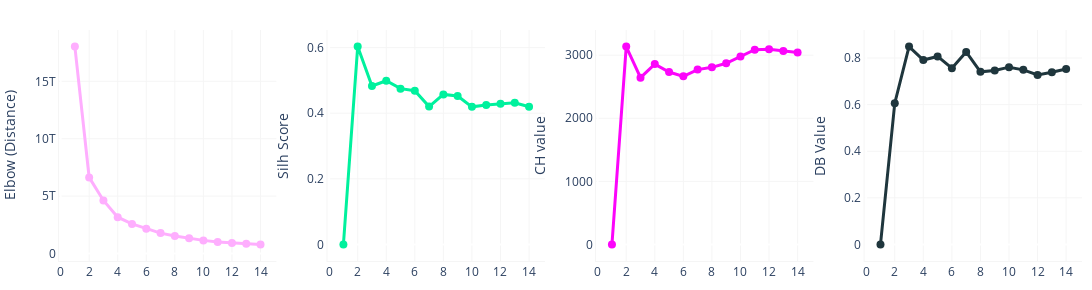

Notebook code for this chart:
### Code cell
from plotly.subplots import make_subplots
import plotly.graph_objects as go
import plotly.express as px

mypal2 =['#FEAEFE', '#FC05FB', '#B4FFE4', '#3FFEBA', '#1F363D', '#2B4570', '#3A2D32', '#706F6F']

a = len(l_dbsc) + 1

df_chi = pd.DataFrame({'Cluster':range(1, a), 'CH value':l_chi1})
df_silh = pd.DataFrame({'Cluster':range(1, a), 'S Score':l_silh})
df_elbow = pd.DataFrame({'Cluster':range(1, a), 'Cost':l_elbow})
df_dbsc = pd.DataFrame({'Cluster':range(1, a), 'DB value':l_dbsc})

fig = make_subplots(rows=1, cols=4) #for titles above -->
subplot_titles=("CH value", "Silhouette index", "Elbow", 'DB value')

trace1 = px.line(df_elbow, x="Cluster", y="Cost")
trace2 = px.line(df_silh, x="Cluster", y="S Score")
trace3 = px.line(df_chi, x="Cluster", y="CH value")
trace4 = px.line(df_dbsc, x="Cluster", y="DB value")

#1
fig.add_trace(go.Scatter(mode='lines+markers', x=trace1.data[0]['x'], y=trace1.data[0]['y'],text=trace1.data[0]['x'], line = dict(color='#FEAEFE', width=3), marker=dict(size=8), legendgroup="Calinski Harabasz Index"), row=1, col=1, ) #, name="Chi"
#fig.update_traces(textposition='top right', line = dict(color='#FEAEFE', width=3), marker=dict(size=8))
fig['layout']['yaxis1']['title']='Elbow (Distance)'
fig['layout']['yaxis2']['title']='Silh Score'
fig['layout']['yaxis3']['title']='CH value'
fig['layout']['yaxis4']['title']='DB Value'


#2
fig.add_trace(go.Scatter(mode='lines+markers', x=trace2.data[0]['x'], y=trace2.data[0]['y'], text=trace2.data[0]['x'], line = dict(color='#00F19D', width=3), marker=dict(size=8), legendgroup="Sillhouette Score"), row=1, col=2) #, name="Silhouette"
#fig.update_traces(textposition='top right')

#3
fig.add_trace(go.Scatter(mode='lines+markers', x=trace3.data[0]['x'], y=trace3.data[0]['y'], text=trace3.data[0]['x'], line = dict(color='#FC05FB', width=3), marker=dict(size=8), legendgroup="Elbow Method"), row=1, col=3) #, name="Elbow"
#fig.update_traces(textposition='top right')

#3
fig.add_trace(go.Scatter(mode='lines+markers', x=trace4.data[0]['x'], y=trace4.data[0]['y'], text=trace4.data[0]['x'], line = dict(color='#1F363D', width=3), marker=dict(size=8), legendgroup="DB value"), row=1, col=4) #, name="Elbow"
#fig.update_traces(textposition='top right')

# customization
fig.update_traces(textposition='top right')
#fig['layout']['xaxis1']['title']='CH value'
#fig['layout']['xaxis2']['title']='Silhouette index'
#fig['layout']['xaxis3']['title']='Elbow'

fig.update_xaxes(nticks=10, linecolor='#F5F5F5', gridcolor='#F5F5F5')
fig.update_yaxes(linecolor='#F5F5F5', gridcolor='#F5F5F5')
fig.update_layout(plot_bgcolor='white')
fig.update_layout(height=290, width=1200)
fig.update_layout(margin=dict(l=10, r=10, t=30, b=20))
#fig.update_layout(title_text="Clustering Metrics for K-Prototypes")
#fig.update_layout(showlegend=False)
fig.update_layout(legend=dict(
    orientation="h",
    xanchor="right",
    yanchor="bottom",
    y=-0.3, 
    x=1 
))
fig.update_layout(showlegend=False)
fig.show()

#export
fig.write_image("EK_Metrics_placeholder.pdf")

### Figure 1 — Plotly figure (JSON) as saved in the notebook; plotly's stock layout.template omitted (floating-point values rounded to 4 significant figures)
{"data": [{"legendgroup": "Calinski Harabasz Index", "line": {"color": "#FEAEFE", "width": 3}, "marker": {"size": 8}, "mode": "lines+markers", "text": [1, 2, 3, 4, 5, 6, 7, 8, 9, 10, 11, 12, 13, 14], "textposition": "top right", "type": "scatter", "x": [1, 2, 3, 4, 5, 6, 7, 8, 9, 10, 11, 12, 13, 14], "xaxis": "x", "y": [18030000000000.0, 6632000000000.0, 4625000000000.0, 3161000000000.0, 2576000000000.0, 2168000000000.0, 1779000000000.0, 1528000000000.0, 1322000000000.0, 1145000000000.0, 1002000000000.0, 913000000000.0, 847500000000.0, 790200000000.0], "yaxis": "y"}, {"legendgroup": "Sillhouette Score", "line": {"color": "#00F19D", "width": 3}, "marker": {"size": 8}, "mode": "lines+markers", "text": [1, 2, 3, 4, 5, 6, 7, 8, 9, 10, 11, 12, 13, 14], "textposition": "top right", "type": "scatter", "x": [1, 2, 3, 4, 5, 6, 7, 8, 9, 10, 11, 12, 13, 14], "xaxis": "x2", "y": [0, 0.6032, 0.4831, 0.499, 0.4748, 0.4688, 0.4203, 0.4573, 0.4525, 0.4195, 0.4251, 0.4292, 0.4321, 0.4195], "yaxis": "y2"}, {"legendgroup": "Elbow Method", "line": {"color": "#FC05FB", "width": 3}, "marker": {"size": 8}, "mode": "lines+markers", "text": [1, 2, 3, 4, 5, 6, 7, 8, 9, 10, 11, 12, 13, 14], "textposition": "top right", "type": "scatter", "x": [1, 2, 3, 4, 5, 6, 7, 8, 9, 10, 11, 12, 13, 14], "xaxis": "x3", "y": [0, 3137.0, 2644.0, 2859.0, 2734.0, 2665.0, 2772.0, 2808.0, 2872.0, 2978.0, 3088.0, 3093.0, 3065.0, 3042.0], "yaxis": "y3"}, {"legendgroup": "DB value", "line": {"color": "#1F363D", "width": 3}, "marker": {"size": 8}, "mode": "lines+markers", "text": [1, 2, 3, 4, 5, 6, 7, 8, 9, 10, 11, 12, 13, 14], "textposition": "top right", "type": "scatter", "x": [1, 2, 3, 4, 5, 6, 7, 8, 9, 10, 11, 12, 13, 14], "xaxis": "x4", "y": [0, 0.6061, 0.8492, 0.7912, 0.8067, 0.7566, 0.8263, 0.7409, 0.7463, 0.7608, 0.7493, 0.7277, 0.7389, 0.7531], "yaxis": "y4"}], "layout": {"height": 290, "legend": {"orientation": "h", "x": 1, "xanchor": "right", "y": -0.3, "yanchor": "bottom"}, "margin": {"b": 20, "l": 10, "r": 10, "t": 30}, "plot_bgcolor": "white", "showlegend": false, "width": 1200, "xaxis": {"anchor": "y", "autorange": true, "domain": [0, 0.2125], "gridcolor": "#F5F5F5", "linecolor": "#F5F5F5", "nticks": 10, "range": [-0.0736, 15.07], "type": "linear"}, "xaxis2": {"anchor": "y2", "autorange": true, "domain": [0.2625, 0.475], "gridcolor": "#F5F5F5", "linecolor": "#F5F5F5", "nticks": 10, "range": [-0.0736, 15.07], "type": "linear"}, "xaxis3": {"anchor": "y3", "autorange": true, "domain": [0.525, 0.7375], "gridcolor": "#F5F5F5", "linecolor": "#F5F5F5", "nticks": 10, "range": [-0.0736, 15.07], "type": "linear"}, "xaxis4": {"anchor": "y4", "autorange": true, "domain": [0.7875, 1], "gridcolor": "#F5F5F5", "linecolor": "#F5F5F5", "nticks": 10, "range": [-0.0736, 15.07], "type": "linear"}, "yaxis": {"anchor": "x", "autorange": true, "domain": [0, 1], "gridcolor": "#F5F5F5", "linecolor": "#F5F5F5", "range": [-651300000000.0, 19470000000000.0], "title": {"text": "Elbow (Distance)"}, "type": "linear"}, "yaxis2": {"anchor": "x2", "autorange": true, "domain": [0, 1], "gridcolor": "#F5F5F5", "linecolor": "#F5F5F5", "range": [-0.05045, 0.6537], "title": {"text": "Silh Score"}, "type": "linear"}, "yaxis3": {"anchor": "x3", "autorange": true, "domain": [0, 1], "gridcolor": "#F5F5F5", "linecolor": "#F5F5F5", "range": [-262.4, 3400.0], "title": {"text": "CH value"}, "type": "linear"}, "yaxis4": {"anchor": "x4", "autorange": true, "domain": [0, 1], "gridcolor": "#F5F5F5", "linecolor": "#F5F5F5", "range": [-0.07102, 0.9203], "title": {"text": "DB Value"}, "type": "linear"}}}
